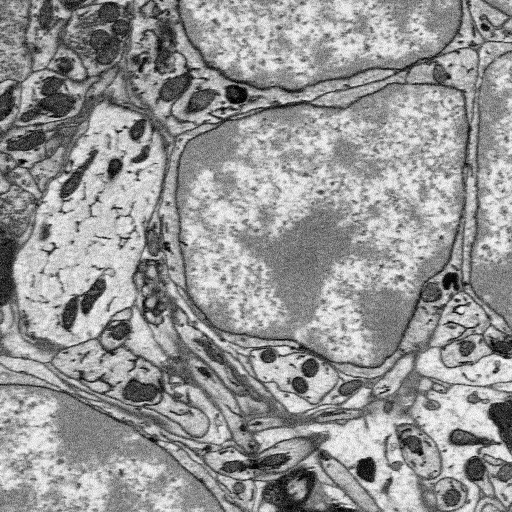
#> input picture mito_testsample/testset/images.080.png, 1024 x 1024 px (shown at 1/2 size)
$ python image_enhance.py ../mito_testsample/testset out 5   (older library calls are emulated)
#> lines starting #> are read from the running program, lines starting #| are printed output that depends on the picture; long printed decimals are rounded
### functions/read_files_in_folder.py
import os
import sys
import stat

def read_files_in_folder(input_directory):
    """
Read_files_in_folder
   Get the complete list of good excluding hidden Files, excluding any subfolders in the input folder


   INPUT FORMAT
   --------------------------
   (InputDirectory)

   OUTPUT FORMAT
   --------------------------
   [fileList, file_list_length]


   --------------------------
   -- National Center for Microscopy and Imaging Research, NCMIR
   -- Matthias Haberl -- San Diego, 02/2016"""

    fileList = [file_name for file_name in os.listdir(input_directory)
                if not os.path.isdir(file_name) and not file_name.startswith('.')]

    if sys.platform.startswith("win"):
        fileList = [file_name for file_name in fileList
                    if not bool(os.stat(os.path.join(input_directory, file_name)).st_file_attributes & stat.FILE_ATTRIBUTE_HIDDEN)]

    return [sorted(fileList), len(fileList)]

### functions/image_enhance.py
#!/usr/bin/python
# image_enhance performs image measurements of noise levels and automated enhancements
#
# syntax: python3 image_enhance.py inputfolder outputfolder 3
# Inputarguments: inputfolder outputfolder
# Optional argument: integer value defining percentile to cut for stretching the histogram to remove outlier pixels
# Output: 8 bit images saved in outputfolder
#
#----------------------------------------------------------------------------
## CDeep3M -- NCMIR/NBCR, UCSD -- Author: M Haberl -- Date: 10/2019
#-----------------------------------------------------------------------------

import sys
import os
import numpy as np
import skimage
from joblib import Parallel, delayed
import cv2
from read_files_in_folder import read_files_in_folder


print(sys.argv)
inputfolder = sys.argv[1]
outputfolder = sys.argv[2]
cutperc = 2
if len(sys.argv) > 3:
    cutperc = int(sys.argv[3])
sys.stdout.write('Removing ' + str(cutperc) + ' percentile of grey values \n')
os.mkdir(outputfolder)
file_list = read_files_in_folder(inputfolder)[0]
sys.stdout.write('Processing ' + str(len(file_list)) + ' images \n')

def processInput(x):
#> called with x = 0
    file_in = os.path.join(inputfolder, file_list[x])
    sys.stdout.write('Loading: ' + str(file_in) + ' -> ')
    img = cv2.imread(file_in, cv2.IMREAD_UNCHANGED)
#> img is the input picture: shape (1024, 1024, 3); min 0, max 255, mean 148.6
    sys.stdout.write('Type: ' + str(img.dtype) + '\n')
#| Type: uint8
    print(str(img.shape) + '\n')
#| (1024, 1024, 3)
    # Check 3rd dimension here, if loaded as RGB, remove 3rd dimension here
    if len(img.shape) > 2:
        print('Converting RGB  to grey level image')
        img = img[:, :, 0]
#> img: shape (1024, 1024)
    img = skimage.img_as_float64(img)
    # remove extreme outlier pixels before denoising
    #if img.dtype~=uint8
    img = skimage.exposure.rescale_intensity(img, in_range=(np.percentile(img, 1), np.percentile(img, 99)), out_range=(0, 1))
    sigma_est = skimage.restoration.estimate_sigma(skimage.img_as_float(img))
#> sigma_est = 0.0887
    print(file_in + ": Estimated Gaussian noise standard deviation before denoising = {}".format(sigma_est))
#| ../mito_testsample/testset/images.080.png: Estimated Gaussian noise standard deviation before denoising = 0.08868
    #img = skimage.filters.gaussian(img, sigma=1, output=None, mode='nearest', cval=0, multichannel=None, preserve_range=False, truncate=4.0)
    img = skimage.restoration.denoise_tv_chambolle(img, weight=sigma_est/2, multichannel=False)
    #img = skimage.restoration.denoise_tv_bregman(img, weight=0.2, max_iter=100, eps=0.001, isotropic=True);
    img = skimage.exposure.rescale_intensity(img, in_range=(np.percentile(img, cutperc), np.percentile(img, 100-cutperc)), out_range=(0, 1))
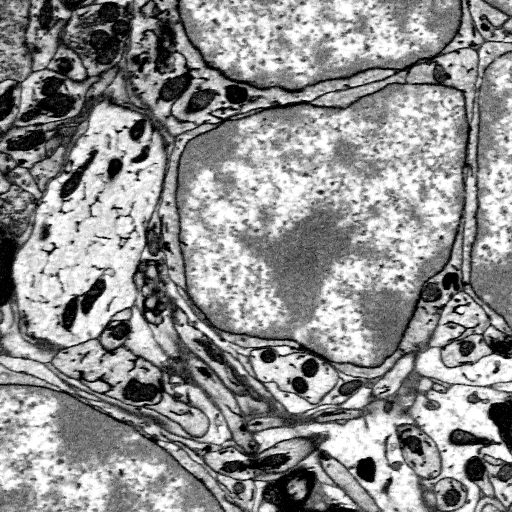
#> img: shape (1024, 1024) float64 (shown at 1/2 size); min 0, max 1, mean 0.566
    file_out = os.path.join(outputfolder, file_list[x])
    sigma_est = skimage.restoration.estimate_sigma(skimage.img_as_float(img))
#> sigma_est = 0.0305
    print(file_out + ": Estimated Gaussian noise standard deviation after denoising = {}".format(sigma_est))
#| out/images.080.png: Estimated Gaussian noise standard deviation after denoising = 0.03046
    sys.stdout.write('Saving: ' + str(file_out) + '\n')
    img = skimage.img_as_ubyte(img)
    skimage.io.imsave(file_out, img)
p_tasks = 5
sys.stdout.write('Running ' + str(p_tasks) + ' parallel tasks\n')
results = Parallel(n_jobs=p_tasks)(delayed(processInput)(i) for i in range(0, len(file_list)))
#> call 2 of processInput, with x = 1
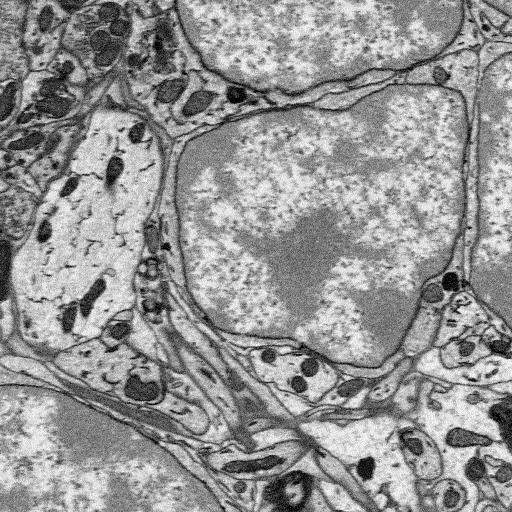
#> input picture mito_testsample/testset/images.081.png, 1024 x 1024 px (shown at 1/2 size)
#> in processInput, img is the input picture: shape (1024, 1024, 3); min 0, max 255, mean 148.2
#| Type: uint8
#| (1024, 1024, 3)
#> in processInput (call 2), `sigma_est = skimage.restoration.estimate_sigma(skimage.img_as_float(im..`: sigma_est = 0.0889
#| ../mito_testsample/testset/images.081.png: Estimated Gaussian noise standard deviation before denoising = 0.08889
#> in processInput (call 2), `img = skimage.exposure.rescale_intensity(img, in_range=(np.percentile(..`:
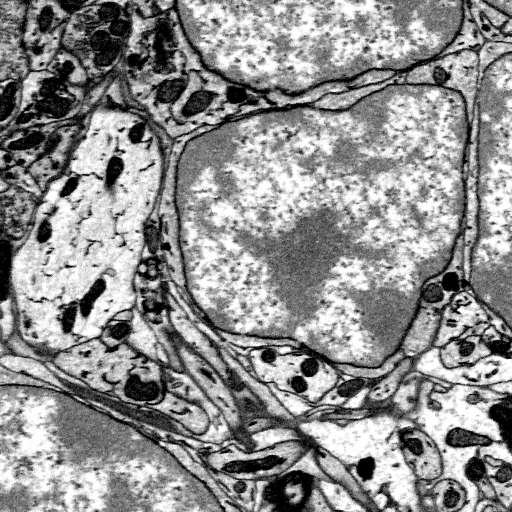
#> img: shape (1024, 1024) float64 (shown at 1/2 size); min 0, max 1, mean 0.564
#> in processInput (call 2), `sigma_est = skimage.restoration.estimate_sigma(skimage.img_as_float(im..`: sigma_est = 0.0306
#| out/images.081.png: Estimated Gaussian noise standard deviation after denoising = 0.03063
